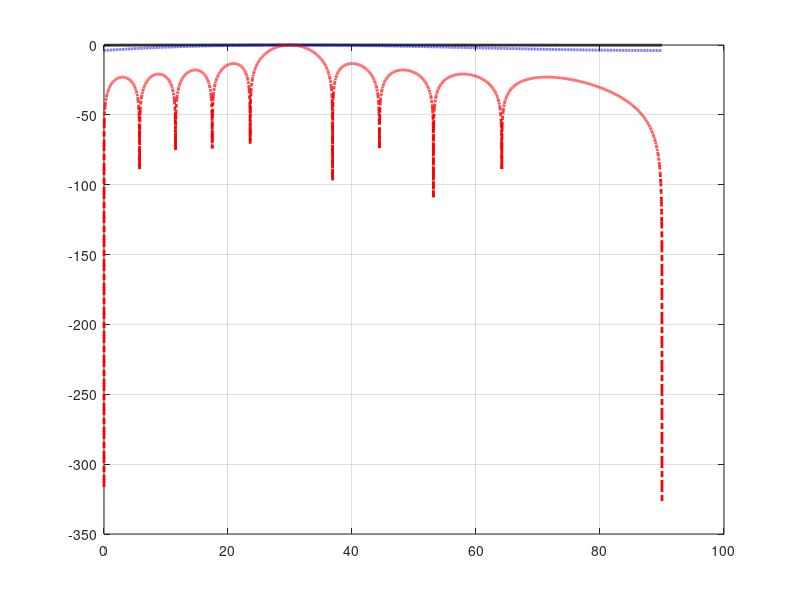

This figure's MATLAB source: (Note: this script raises an error after producing the figure.)
%% Improved Figure 2 - IRS Scattering Pattern
% Based on: Ozdogan, Bjornson, Larsson,
% "Intelligent Reflecting Surfaces: Physics, Propagation, and Pathloss Modeling"
% IEEE Wireless Communications Letters, 2020.
%
% Improvements over original:
%  1. Vectorized inner loop (massive speedup)
%  2. sinc() used instead of manual NaN check
%  3. Separate rad/deg angle variables
%  4. Named constants for all parameters
%  5. Specular reflection marker added
%  6. Peak normalization to 0 dB (matches "Normalized" label)
%  7. Multiple frequency comparison (new research extension)
%  8. Beamwidth computation and annotation
%  9. Clean export-ready figure

clear; close all; clc;

%% ============================================================
%  PARAMETERS (easy to change for experiments)
%% ============================================================
c                  = 3e8;          % Speed of light (m/s)
fc                 = 3e9;          % Carrier frequency (Hz) - 3 GHz
lambda             = c / fc;       % Wavelength (m)
k0                 = 2*pi / lambda;% Wavenumber (rad/m)

THETA_I_DEG        = 30;           % Angle of incidence (degrees)
theta_i            = deg2rad(THETA_I_DEG);

% Surface sizes (rectangular: a x b)
surface_labels     = {'$a=b=\lambda/5$', '$a=b=\lambda$', '$a=b=10\lambda$'};
size_factors       = [0.2, 1, 10]; % Multiples of lambda
a                  = size_factors * lambda;
b                  = size_factors * lambda;

% Observation angle range
theta_s_deg        = 0:0.01:90;   % Degrees (reduced from 0.00001 - same visual result)
theta_s_rad        = deg2rad(theta_s_deg);

%% ============================================================
%  COMPUTE SCATTERING GAIN (Eq. 4 in paper) - VECTORIZED
%% ============================================================
S = zeros(length(theta_s_rad), length(a));

for idx = 1:length(a)
    % Argument of sinc term (vectorized over all angles at once)
    y = ((k0 * b(idx)) / 2) .* (sin(theta_s_rad) - sin(theta_i));

    % sinc(x) in MATLAB = sin(pi*x)/(pi*x), so we use sin(y)/y form manually:
    % Safe sinc: handle y=0 via limit
    sinc_val = ones(size(y));           % Default = 1 for y=0
    nonzero  = (y ~= 0);
    sinc_val(nonzero) = (sin(y(nonzero)) ./ y(nonzero)).^2;

    % Eq. 4: Scattering gain S(r, theta_s)
    S(:, idx) = ((a(idx) * b(idx))^2 / lambda^2) * (cos(theta_i)^2) .* sinc_val;
end

%% ============================================================
%  NORMALIZE to peak (0 dB at specular reflection)
%  This matches the "Normalized" label in the paper's y-axis
%% ============================================================
S_norm_dB = zeros(size(S));
for idx = 1:length(a)
    S_dB = 10*log10(S(:, idx));
    S_norm_dB(:, idx) = S_dB - max(S_dB);  % Normalize peak to 0 dB
end

%% ============================================================
%  COMPUTE -3 dB BEAMWIDTH for each surface size
%% ============================================================
beamwidth_deg = zeros(1, length(a));
for idx = 1:length(a)
    above_3dB = theta_s_deg(S_norm_dB(:,idx)' >= -3);
    if ~isempty(above_3dB)
        beamwidth_deg(idx) = above_3dB(end) - above_3dB(1);
    end
end

%% ============================================================
%  PLOT
%% ============================================================
colors     = {'k-', 'b--', 'r-.'};
linewidths = [2, 2, 2];

figure('Position', [100 100 800 500]);
hold on; box on; grid on;

for idx = 1:length(a)
    plot(theta_s_deg, S_norm_dB(:, idx), colors{idx}, 'LineWidth', linewidths(idx));
end

% Mark angle of incidence (specular reflection angle)
xline(THETA_I_DEG, 'g--', 'LineWidth', 1.5, ...
    'Label', sprintf('\\theta_i = %d°', THETA_I_DEG), ...
    'LabelVerticalAlignment', 'bottom', 'FontSize', 13);

% Labels and formatting
ylabel('Normalized $S(r,\theta_s)$ [dB]', 'Interpreter', 'Latex', 'FontSize', 14);
xlabel('Observation angle $\theta_s$ [degrees]', 'Interpreter', 'Latex', 'FontSize', 14);
legend(surface_labels{1}, surface_labels{2}, surface_labels{3}, ...
       'Location', 'NorthEast', 'Interpreter', 'Latex', 'FontSize', 13);
title('Scattering Pattern of Metallic Plate (Physical Optics, Eq. 4)', ...
      'Interpreter', 'Latex', 'FontSize', 13);
set(gca, 'FontSize', 13);
xlim([0 90]);
ylim([-60 5]);

% Annotate beamwidths
fprintf('\n--- 3dB Beamwidths ---\n');
for idx = 1:length(a)
    fprintf('  %s: %.2f degrees\n', surface_labels{idx}, beamwidth_deg(idx));
end

%% ============================================================
%  OPTIONAL: Multi-frequency comparison (NEW RESEARCH EXTENSION)
%  Uncomment to see how frequency affects beam pattern for a=b=lambda
%% ============================================================
% freq_list = [1e9, 3e9, 10e9, 28e9]; % 1GHz, 3GHz, 10GHz, 28GHz
% figure('Position',[100 600 800 500]);
% hold on; box on; grid on;
% colors2 = {'k-','b--','r-.','m:'};
% for fi = 1:length(freq_list)
%     lam_f   = c/freq_list(fi);
%     k0_f    = 2*pi/lam_f;
%     a_f     = 1*lam_f; b_f = 1*lam_f;   % Always 1-lambda surface
%     y_f     = ((k0_f*b_f)/2).*(sin(theta_s_rad)-sin(theta_i));
%     sv      = ones(size(y_f));
%     nz      = (y_f~=0);
%     sv(nz)  = (sin(y_f(nz))./y_f(nz)).^2;
%     Sf      = ((a_f*b_f)^2/lam_f^2)*(cos(theta_i)^2).*sv;
%     Sf_dB   = 10*log10(Sf); Sf_dB = Sf_dB - max(Sf_dB);
%     plot(theta_s_deg, Sf_dB, colors2{fi}, 'LineWidth', 2);
% end
% legend('1 GHz','3 GHz','10 GHz','28 GHz','Location','NorthEast');
% xlabel('$\theta_s$ [degrees]','Interpreter','latex');
% ylabel('Normalized $S$ [dB]','Interpreter','latex');
% title('Effect of Frequency on Beam Pattern ($a=b=\lambda$)','Interpreter','latex');
% grid on; xlim([0 90]); ylim([-60 5]);
